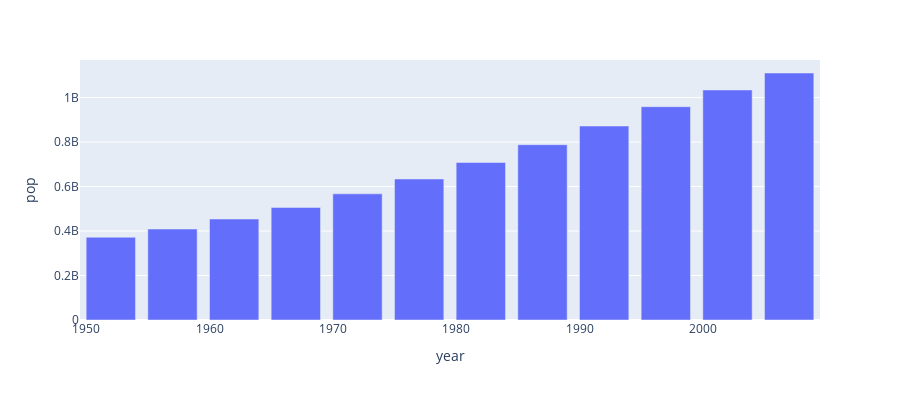

This figure's notebook cell:
### Code cell
country_data = px.data.gapminder().query("country=='India'")

fig = px.bar(country_data, x = 'year', y='pop', height=400)
fig.show()

### Figure 1 — Plotly figure (JSON) as saved in the notebook; plotly's stock layout.template omitted (floating-point values rounded to 4 significant figures)
{"data": [{"alignmentgroup": "True", "hovertemplate": "year=%{x}<br>pop=%{y}<extra></extra>", "legendgroup": "", "marker": {"color": "#636efa", "pattern": {"shape": ""}}, "name": "", "offsetgroup": "", "orientation": "v", "showlegend": false, "textposition": "auto", "type": "bar", "x": [1952, 1957, 1962, 1967, 1972, 1977, 1982, 1987, 1992, 1997, 2002, 2007], "xaxis": "x", "y": [372000000, 409000000, 454000000, 506000000, 567000000, 634000000, 708000000, 788000000, 872000000, 959000000, 1034172547, 1110396331], "yaxis": "y"}], "layout": {"barmode": "relative", "height": 400, "legend": {"tracegroupgap": 0}, "margin": {"t": 60}, "xaxis": {"anchor": "y", "domain": [0, 1], "title": {"text": "year"}}, "yaxis": {"anchor": "x", "domain": [0, 1], "title": {"text": "pop"}}}}
